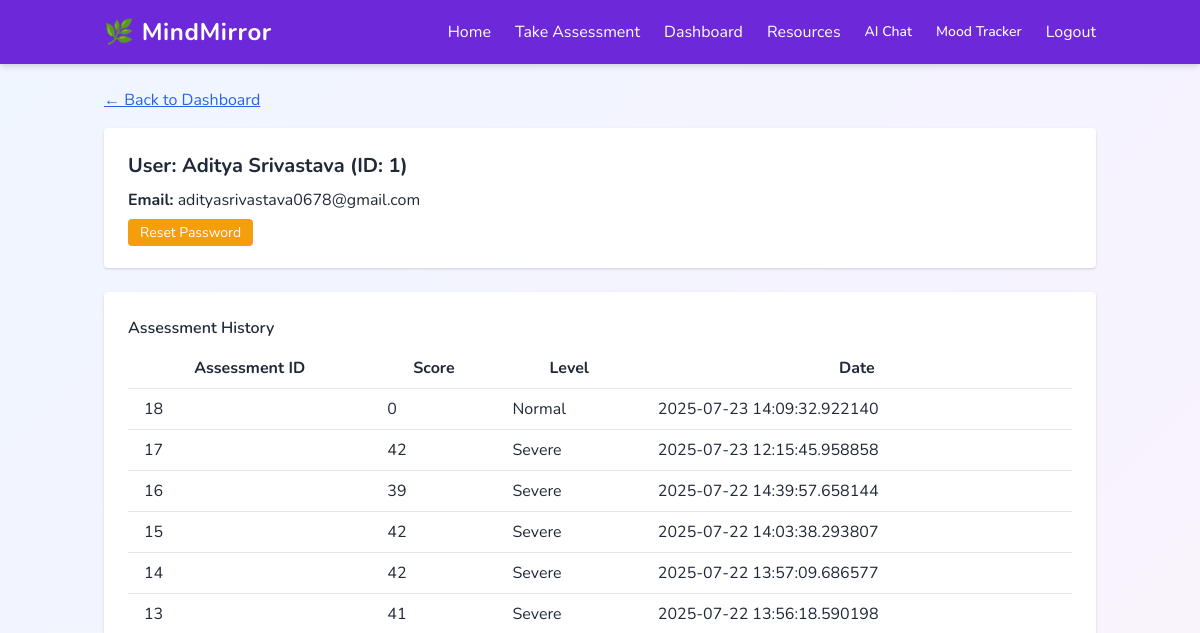
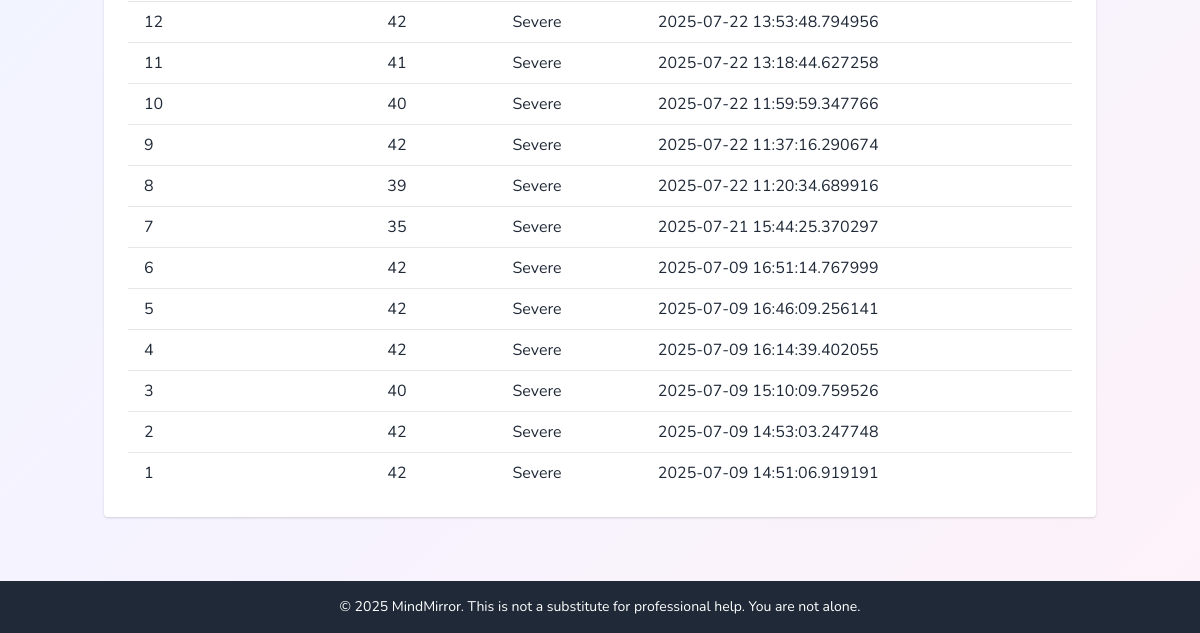
/admin/user/1 (signed in), run on an earlier commit of the app's database (2 pictures, top to bottom).
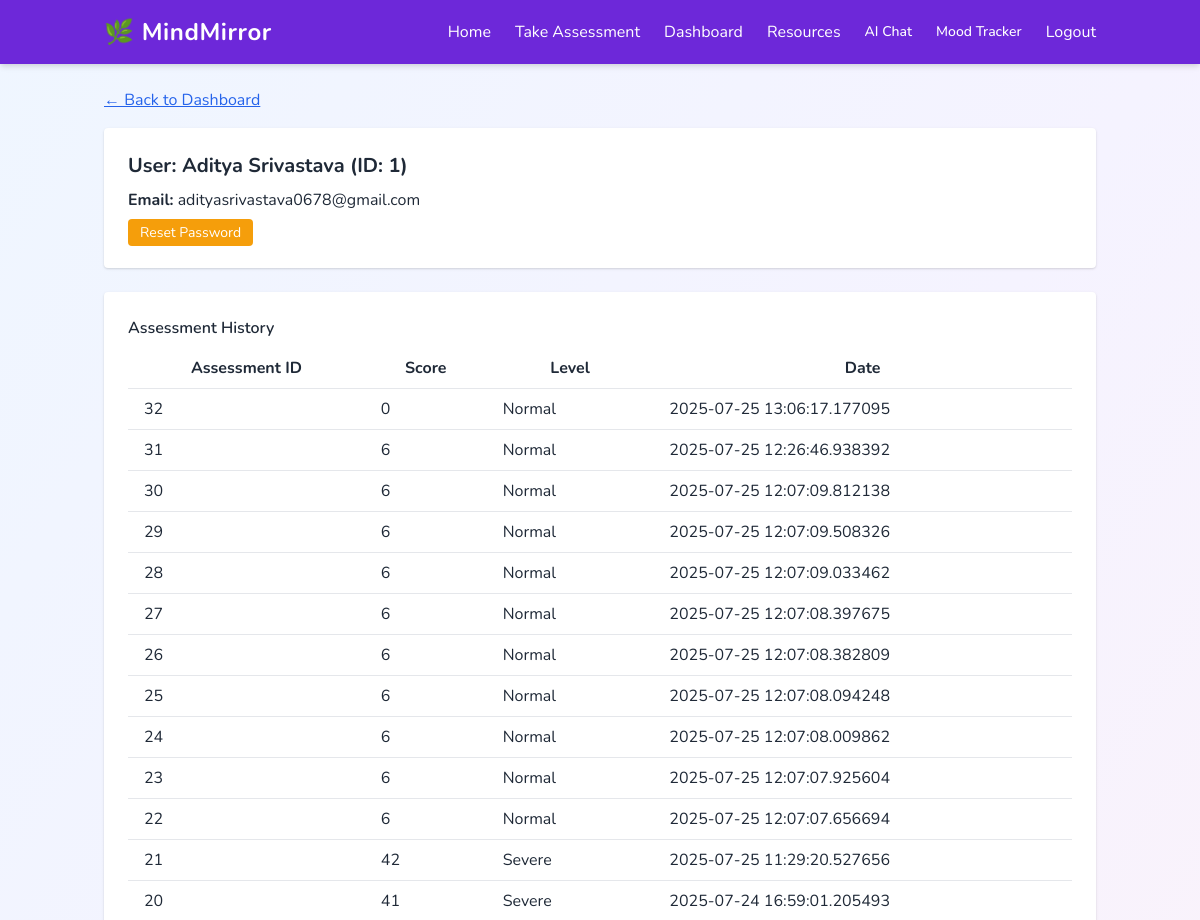
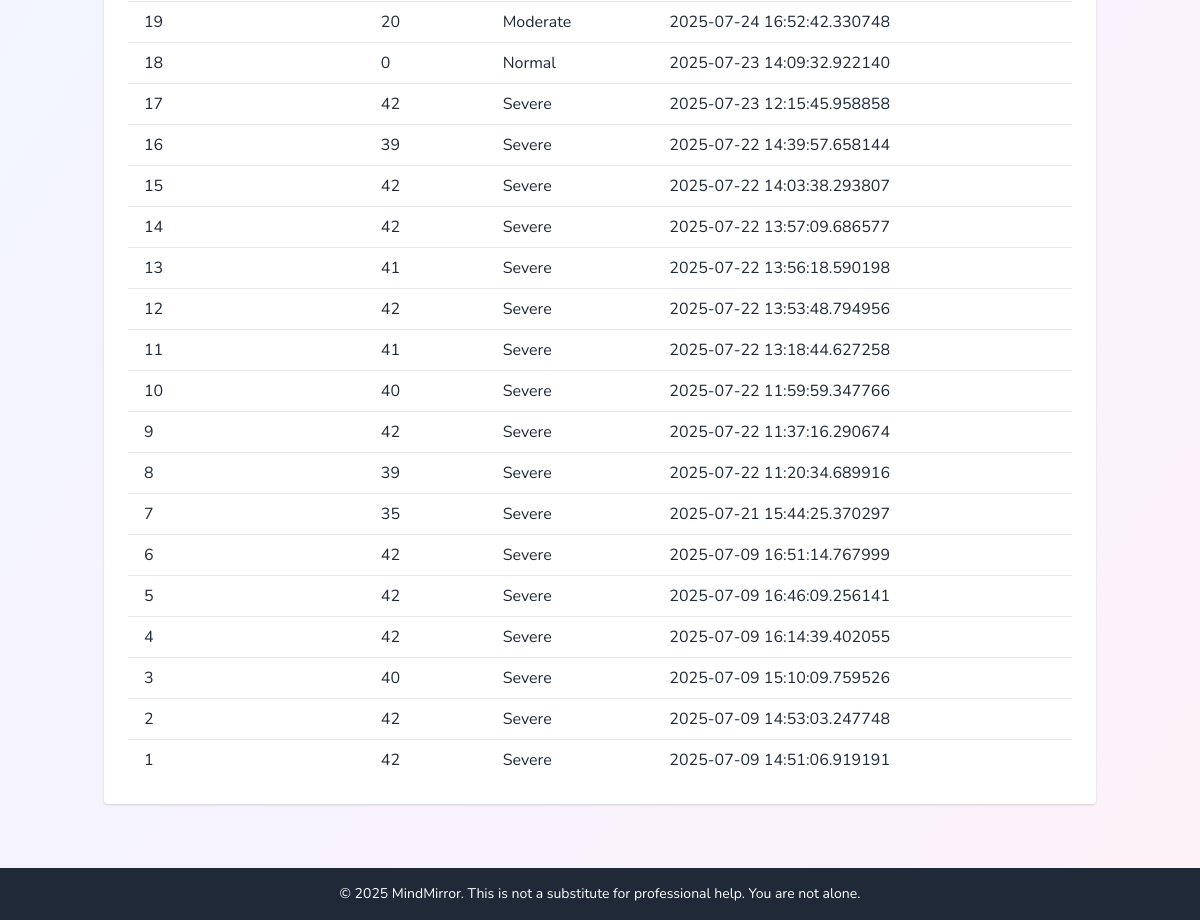
And on a later commit of the database (2 pictures, top to bottom).
### tables this page shows
CREATE TABLE assessments (
                id INTEGER PRIMARY KEY AUTOINCREMENT,
                user_id INTEGER,
                answers TEXT,
                score INTEGER,
                level TEXT,
                created_at TIMESTAMP
            );

### admin_routes.py (the view)
@admin_bp.route('/user/<int:user_id>')
@admin_login_required
def user_detail(user_id):
    with sqlite3.connect('mindmirror.db') as conn:
        c = conn.cursor()
        c.execute("SELECT id, name, email FROM users WHERE id = ?", (user_id,))
        user = c.fetchone()
        c.execute("SELECT id, score, level, created_at FROM assessments WHERE user_id = ? ORDER BY created_at DESC", (user_id,))
        assessments = c.fetchall()
    return render_template('user_detail.html', user=user, assessments=assessments)

### admin_routes.py (called while the page is built)
def admin_login_required(f):
    from functools import wraps
    @wraps(f)
    def decorated_function(*args, **kwargs):
        if not session.get('admin'):
            return redirect(url_for('admin.admin_login'))
        return f(*args, **kwargs)
    return decorated_function

### templates/user_detail.html (shortened to what this page needs)
{% extends "base.html" %}
{% block content %}
<a href="{{ url_for('admin.admin_dashboard') }}" class="text-blue-600 underline mb-4 inline-block">&larr; Back to Dashboard</a>
<div class="bg-white p-6 rounded shadow mb-6">
    <h2 class="text-xl font-bold mb-2">User: {{ user[1] }} (ID: {{ user[0] }})</h2>
    <p class="mb-2"><strong>Email:</strong> {{ user[2] }}</p>
    <a href="{{ url_for('admin.reset_password', user_id=user[0]) }}" class="bg-yellow-500 text-white px-3 py-1 rounded hover:bg-yellow-600 text-sm">Reset Password</a>
</div>
<div class="bg-white p-6 rounded shadow">
    <h3 class="font-semibold mb-2">Assessment History</h3>
    <table class="min-w-full">
        <thead>
            <tr>
                <th class="py-2 px-4">Assessment ID</th>
                <th class="py-2 px-4">Score</th>
                <th class="py-2 px-4">Level</th>
                <th class="py-2 px-4">Date</th>
            </tr>
        </thead>
        <tbody>
            {% for a in assessments %}
            <tr class="border-t">
                <td class="py-2 px-4">{{ a[0] }}</td>
                <td class="py-2 px-4">{{ a[1] }}</td>
                <td class="py-2 px-4">{{ a[2] }}</td>
                <td class="py-2 px-4">{{ a[3] }}</td>
            </tr>
            {% else %}
            <tr>
                <td colspan="4" class="py-2 px-4 text-center">No assessments found.</td>
            </tr>
            {% endfor %}
        </tbody>
    </table>
</div>
{% endblock %}

What changed in the data, as far as the page shows it:
added assessments: id "32", score "0", level "Normal", created_at "2025-07-25 13:06:17.177095"
added assessments: id "31", score "6", level "Normal", created_at "2025-07-25 12:26:46.938392"
added assessments: id "30", score "6", level "Normal", created_at "2025-07-25 12:07:09.812138"
added assessments: id "29", score "6", level "Normal", created_at "2025-07-25 12:07:09.508326"
added assessments: id "28", score "6", level "Normal", created_at "2025-07-25 12:07:09.033462"
added assessments: id "27", score "6", level "Normal", created_at "2025-07-25 12:07:08.397675"
added assessments: id "26", score "6", level "Normal", created_at "2025-07-25 12:07:08.382809"
added assessments: id "25", score "6", level "Normal", created_at "2025-07-25 12:07:08.094248"
added assessments: id "24", score "6", level "Normal", created_at "2025-07-25 12:07:08.009862"
added assessments: id "23", score "6", level "Normal", created_at "2025-07-25 12:07:07.925604"
added assessments: id "22", score "6", level "Normal", created_at "2025-07-25 12:07:07.656694"
added assessments: id "21", score "42", level "Severe", created_at "2025-07-25 11:29:20.527656"
added assessments: id "20", score "41", level "Severe", created_at "2025-07-24 16:59:01.205493"
added assessments: id "19", score "20", level "Moderate", created_at "2025-07-24 16:52:42.330748"
